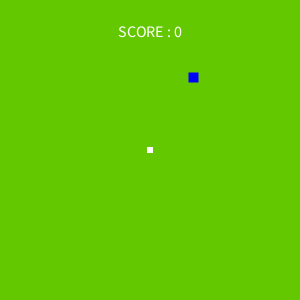
Frame 1 (no input)
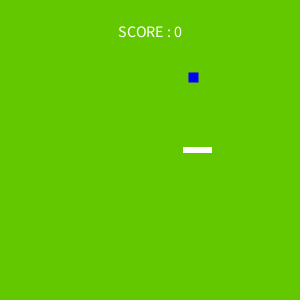
Frame 60 (the mouse pressed at the canvas centre just before this capture)
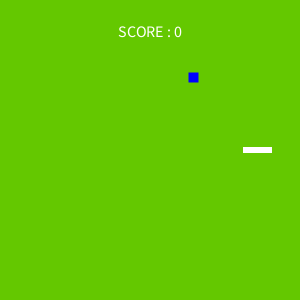
Frame 120 (the mouse held since frame 60 and released just before this capture)

The Processing sketch that drew these frames (run headless with seeded random() and noise(); from frame 60 on, the mouse is pressed at the canvas centre):

// Processing sketch: processing_104142
// ── processing_104142.pde

void setup() {
  size(300, 300);
  rectMode(CENTER);
  dir = 0;
 
  appleXPos = random(width);
  appleYPos = random(height);
 
  expandSnake();
 
  for (int i = 0; i < xpos.length; i++) {
    xpos[i] = width/2;
    ypos[i] = height/2;
  }
 
  frameRate(150);
}
 
float[] xpos = new float[1];
float[] ypos = new float[1];
 
int trail = 10;
 
int dir;
 
int score;
 
float appleXPos, appleYPos;
 
boolean go = true;
 
void draw() {
  background(100,200,0);
  if (go) {
    apple();
    moveUpArray();
    move();
    changeDir();
    goThroughWalls();
    collide();
    showScore();
  
  }
} 
 
void apple() {
  stroke(0, 0, 255);
  strokeWeight(8);
  rect(appleXPos, appleYPos,2,2);
  stroke(255);
  strokeWeight(5);
}
 
void expandSnake() {
  for (int i = 0; i < 15; i++) {
    trail++;
    xpos = expand(xpos, trail);
    ypos = expand(ypos, trail);
    xpos[xpos.length-1] = xpos[xpos.length-2];
    ypos[ypos.length-1] = ypos[ypos.length-2];
  }
}
 
void moveUpArray() {
  for (int i = 0; i < xpos.length-1; i++) {
    xpos[i] = xpos[i+1];
    ypos[i] = ypos[i+1];
    //point(xpos[i], ypos[i]);
    rect(xpos[i], ypos[i], 1, 1);
  }
}
 
void move() {
  if (dir == 0) {
    xpos[xpos.length-1]++;
  }
  else if (dir == 1) {
    ypos[ypos.length-1]++;
  }
  else if (dir == 2) {
    xpos[xpos.length-1]--;
  }
  else if (dir == 3) {
    ypos[ypos.length-1]--;
  }
}
 
void changeDir() {
  if (keyPressed) {
    if ((keyCode == UP || key == 'w') && dir != 1) {
      dir = 3;
    }
    if ((keyCode == LEFT || key == 'a') && dir != 0) {
      dir = 2;
    }
    if ((keyCode == DOWN || key == 's') && dir != 3) {
      dir = 1;
    }
    if ((keyCode == RIGHT || key == 'd') && dir != 2) {
      dir = 0;
    }
  }
}
 
void goThroughWalls() {
  if (xpos[xpos.length-1] >= width) {
    xpos[xpos.length-1] = 1;
  }
  if (xpos[xpos.length-1] <= 0) {
    xpos[xpos.length-1] = width-1;
  }
 
  if (ypos[ypos.length-1] >= height) {
    ypos[ypos.length-1] = 1;
  }
  if (ypos[ypos.length-1] <= 0) {
    ypos[ypos.length-1] = height-1;
  }
}
 
void collide() {
  if (dir == 0) {
    if (get((int)xpos[xpos.length-1]+5, (int)ypos[ypos.length-1]) == color(255)) {
      go = false;
    }
    else if (get((int)xpos[xpos.length-1]+5, (int)ypos[ypos.length-1]) == color(0, 0, 255)) {
      appleXPos = random(width);
      appleYPos = random(height);
      expandSnake();
      score++;
    }
  }
 
  if (dir == 1) {
    if (get((int)xpos[xpos.length-1], (int)ypos[ypos.length-1]+5) == color(255)) {
      go = false;
    }
    else if (get((int)xpos[xpos.length-1], (int)ypos[ypos.length-1]+5) == color(0, 0, 255)) {
      appleXPos = random(width);
      appleYPos = random(height);
      expandSnake();
      score++;
    }
  }
 
  if (dir == 2) {
    if (get((int)xpos[xpos.length-1]-5, (int)ypos[ypos.length-1]) == color(255)) {
      go = false;
    }
    else if (get((int)xpos[xpos.length-1]-5, (int)ypos[ypos.length-1]) == color(0, 0, 255)) {
      appleXPos = random(width);
      appleYPos = random(height);
      expandSnake();
      score++;
    }
  }
 
  if (dir == 3) {
    if (get((int)xpos[xpos.length-1], (int)ypos[ypos.length-1]-5) == color(255)) {
      go = false;
    }
    else if (get((int)xpos[xpos.length-1], (int)ypos[ypos.length-1]-5) == color(0, 0, 255)) {
      appleXPos = random(width);
      appleYPos = random(height);
      expandSnake();
      score++;
    }
  }
}
 
void showScore() {
  textSize(16);
  textAlign(CENTER);
  text("SCORE : " + score, width/2, height/8);
}


 
void keyReleased() {
  if (go == false) {
    if (key == ' ') {
      dir = 0;
      score = 0;
      appleXPos = random(width);
      appleYPos = random(height);     
      trail = 10;
      expandSnake();
      for (int i = 0; i < xpos.length; i++) {
        xpos[i] = width/2;
        ypos[i] = height/2;
      }
      go = true;
    }
  }
}
 
 
void reset() {
  go = true;
}
